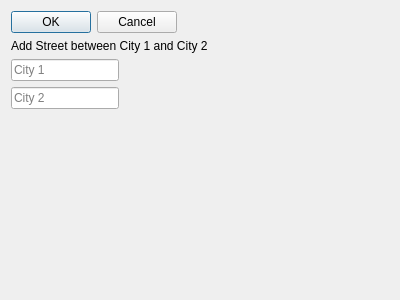
<?xml version="1.0" encoding="UTF-8"?>
<ui version="4.0">
 <class>DialogAddStreet</class>
 <widget class="QDialog" name="DialogAddStreet">
  <property name="geometry">
   <rect>
    <x>0</x>
    <y>0</y>
    <width>400</width>
    <height>300</height>
   </rect>
  </property>
  <property name="windowTitle">
   <string>Dialog</string>
  </property>
  <layout class="QFormLayout" name="formLayout">
   <item row="0" column="0">
    <widget class="QDialogButtonBox" name="buttonBox">
     <property name="orientation">
      <enum>Qt::Horizontal</enum>
     </property>
     <property name="standardButtons">
      <set>QDialogButtonBox::Cancel|QDialogButtonBox::Ok</set>
     </property>
    </widget>
   </item>
   <item row="2" column="0">
    <widget class="QLineEdit" name="lineEdit_street_city1">
     <property name="text">
      <string/>
     </property>
     <property name="placeholderText">
      <string>City 1</string>
     </property>
    </widget>
   </item>
   <item row="3" column="0">
    <widget class="QLineEdit" name="lineEdit_street_city2">
     <property name="placeholderText">
      <string>City 2</string>
     </property>
    </widget>
   </item>
   <item row="1" column="0">
    <widget class="QLabel" name="label">
     <property name="text">
      <string>Add Street between City 1 and City 2</string>
     </property>
    </widget>
   </item>
  </layout>
 </widget>
 <resources/>
 <connections>
  <connection>
   <sender>buttonBox</sender>
   <signal>accepted()</signal>
   <receiver>DialogAddStreet</receiver>
   <slot>accept()</slot>
   <hints>
    <hint type="sourcelabel">
     <x>248</x>
     <y>254</y>
    </hint>
    <hint type="destinationlabel">
     <x>157</x>
     <y>274</y>
    </hint>
   </hints>
  </connection>
  <connection>
   <sender>buttonBox</sender>
   <signal>rejected()</signal>
   <receiver>DialogAddStreet</receiver>
   <slot>reject()</slot>
   <hints>
    <hint type="sourcelabel">
     <x>316</x>
     <y>260</y>
    </hint>
    <hint type="destinationlabel">
     <x>286</x>
     <y>274</y>
    </hint>
   </hints>
  </connection>
 </connections>
</ui>
